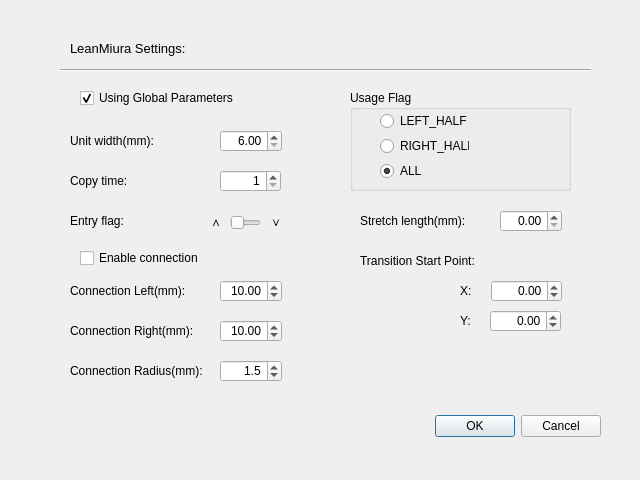
<?xml version="1.0" encoding="UTF-8"?>
<ui version="4.0">
 <class>Dialog</class>
 <widget class="QDialog" name="Dialog">
  <property name="geometry">
   <rect>
    <x>0</x>
    <y>0</y>
    <width>640</width>
    <height>480</height>
   </rect>
  </property>
  <property name="minimumSize">
   <size>
    <width>640</width>
    <height>480</height>
   </size>
  </property>
  <property name="maximumSize">
   <size>
    <width>640</width>
    <height>480</height>
   </size>
  </property>
  <property name="windowTitle">
   <string>New Module</string>
  </property>
  <widget class="QDialogButtonBox" name="buttonBox">
   <property name="geometry">
    <rect>
     <x>260</x>
     <y>410</y>
     <width>341</width>
     <height>32</height>
    </rect>
   </property>
   <property name="orientation">
    <enum>Qt::Horizontal</enum>
   </property>
   <property name="standardButtons">
    <set>QDialogButtonBox::Cancel|QDialogButtonBox::Ok</set>
   </property>
  </widget>
  <widget class="QCheckBox" name="checkBox_using_global_params">
   <property name="geometry">
    <rect>
     <x>80</x>
     <y>90</y>
     <width>241</width>
     <height>16</height>
    </rect>
   </property>
   <property name="text">
    <string>Using Global Parameters</string>
   </property>
   <property name="checked">
    <bool>true</bool>
   </property>
  </widget>
  <widget class="QLabel" name="label">
   <property name="geometry">
    <rect>
     <x>70</x>
     <y>40</y>
     <width>251</width>
     <height>16</height>
    </rect>
   </property>
   <property name="font">
    <font>
     <pointsize>10</pointsize>
    </font>
   </property>
   <property name="text">
    <string>LeanMiura Settings:</string>
   </property>
  </widget>
  <widget class="QLabel" name="label_2">
   <property name="geometry">
    <rect>
     <x>70</x>
     <y>130</y>
     <width>101</width>
     <height>21</height>
    </rect>
   </property>
   <property name="text">
    <string>Unit width(mm):</string>
   </property>
  </widget>
  <widget class="Line" name="line">
   <property name="geometry">
    <rect>
     <x>60</x>
     <y>60</y>
     <width>531</width>
     <height>21</height>
    </rect>
   </property>
   <property name="orientation">
    <enum>Qt::Horizontal</enum>
   </property>
  </widget>
  <widget class="QDoubleSpinBox" name="doubleSpinBox_unit_width">
   <property name="geometry">
    <rect>
     <x>220</x>
     <y>130</y>
     <width>62</width>
     <height>22</height>
    </rect>
   </property>
   <property name="alignment">
    <set>Qt::AlignRight|Qt::AlignTrailing|Qt::AlignVCenter</set>
   </property>
   <property name="minimum">
    <double>6.000000000000000</double>
   </property>
   <property name="maximum">
    <double>100.000000000000000</double>
   </property>
  </widget>
  <widget class="QLabel" name="label_3">
   <property name="geometry">
    <rect>
     <x>70</x>
     <y>210</y>
     <width>101</width>
     <height>21</height>
    </rect>
   </property>
   <property name="text">
    <string>Entry flag:</string>
   </property>
  </widget>
  <widget class="QSlider" name="horizontalSlider_entry_flag">
   <property name="geometry">
    <rect>
     <x>230</x>
     <y>212</y>
     <width>31</width>
     <height>22</height>
    </rect>
   </property>
   <property name="maximum">
    <number>1</number>
   </property>
   <property name="pageStep">
    <number>1</number>
   </property>
   <property name="orientation">
    <enum>Qt::Horizontal</enum>
   </property>
  </widget>
  <widget class="QLabel" name="label_4">
   <property name="geometry">
    <rect>
     <x>210</x>
     <y>212</y>
     <width>16</width>
     <height>20</height>
    </rect>
   </property>
   <property name="text">
    <string>∧</string>
   </property>
  </widget>
  <widget class="QLabel" name="label_5">
   <property name="geometry">
    <rect>
     <x>270</x>
     <y>212</y>
     <width>16</width>
     <height>20</height>
    </rect>
   </property>
   <property name="text">
    <string>∨</string>
   </property>
  </widget>
  <widget class="QLabel" name="label_6">
   <property name="geometry">
    <rect>
     <x>70</x>
     <y>170</y>
     <width>101</width>
     <height>21</height>
    </rect>
   </property>
   <property name="text">
    <string>Copy time:</string>
   </property>
  </widget>
  <widget class="QSpinBox" name="spinBox_copy_time">
   <property name="geometry">
    <rect>
     <x>220</x>
     <y>170</y>
     <width>61</width>
     <height>22</height>
    </rect>
   </property>
   <property name="alignment">
    <set>Qt::AlignRight|Qt::AlignTrailing|Qt::AlignVCenter</set>
   </property>
   <property name="minimum">
    <number>1</number>
   </property>
   <property name="maximum">
    <number>30</number>
   </property>
  </widget>
  <widget class="QCheckBox" name="checkBox_enable_connection">
   <property name="geometry">
    <rect>
     <x>80</x>
     <y>250</y>
     <width>141</width>
     <height>16</height>
    </rect>
   </property>
   <property name="text">
    <string>Enable connection</string>
   </property>
   <property name="checked">
    <bool>false</bool>
   </property>
  </widget>
  <widget class="QLabel" name="label_7">
   <property name="geometry">
    <rect>
     <x>70</x>
     <y>280</y>
     <width>141</width>
     <height>21</height>
    </rect>
   </property>
   <property name="text">
    <string>Connection Left(mm):</string>
   </property>
  </widget>
  <widget class="QDoubleSpinBox" name="doubleSpinBox_con_left">
   <property name="geometry">
    <rect>
     <x>220</x>
     <y>280</y>
     <width>62</width>
     <height>22</height>
    </rect>
   </property>
   <property name="alignment">
    <set>Qt::AlignRight|Qt::AlignTrailing|Qt::AlignVCenter</set>
   </property>
   <property name="minimum">
    <double>5.000000000000000</double>
   </property>
   <property name="maximum">
    <double>100.000000000000000</double>
   </property>
   <property name="value">
    <double>10.000000000000000</double>
   </property>
  </widget>
  <widget class="QLabel" name="label_8">
   <property name="geometry">
    <rect>
     <x>70</x>
     <y>320</y>
     <width>141</width>
     <height>21</height>
    </rect>
   </property>
   <property name="text">
    <string>Connection Right(mm):</string>
   </property>
  </widget>
  <widget class="QDoubleSpinBox" name="doubleSpinBox_con_right">
   <property name="geometry">
    <rect>
     <x>220</x>
     <y>320</y>
     <width>62</width>
     <height>22</height>
    </rect>
   </property>
   <property name="alignment">
    <set>Qt::AlignRight|Qt::AlignTrailing|Qt::AlignVCenter</set>
   </property>
   <property name="minimum">
    <double>5.000000000000000</double>
   </property>
   <property name="maximum">
    <double>100.000000000000000</double>
   </property>
   <property name="value">
    <double>10.000000000000000</double>
   </property>
  </widget>
  <widget class="QLabel" name="label_9">
   <property name="geometry">
    <rect>
     <x>70</x>
     <y>360</y>
     <width>141</width>
     <height>21</height>
    </rect>
   </property>
   <property name="text">
    <string>Connection Radius(mm):</string>
   </property>
  </widget>
  <widget class="QDoubleSpinBox" name="doubleSpinBox_con_radius">
   <property name="geometry">
    <rect>
     <x>220</x>
     <y>360</y>
     <width>62</width>
     <height>22</height>
    </rect>
   </property>
   <property name="alignment">
    <set>Qt::AlignRight|Qt::AlignTrailing|Qt::AlignVCenter</set>
   </property>
   <property name="decimals">
    <number>1</number>
   </property>
   <property name="minimum">
    <double>1.000000000000000</double>
   </property>
   <property name="maximum">
    <double>5.000000000000000</double>
   </property>
   <property name="singleStep">
    <double>0.100000000000000</double>
   </property>
   <property name="value">
    <double>1.500000000000000</double>
   </property>
  </widget>
  <widget class="QGroupBox" name="groupBox">
   <property name="geometry">
    <rect>
     <x>350</x>
     <y>90</y>
     <width>221</width>
     <height>101</height>
    </rect>
   </property>
   <property name="title">
    <string>Usage Flag</string>
   </property>
   <widget class="QRadioButton" name="radioButton_left_half">
    <property name="geometry">
     <rect>
      <x>30</x>
      <y>23</y>
      <width>89</width>
      <height>16</height>
     </rect>
    </property>
    <property name="text">
     <string>LEFT_HALF</string>
    </property>
   </widget>
   <widget class="QRadioButton" name="radioButton_right_half">
    <property name="geometry">
     <rect>
      <x>30</x>
      <y>48</y>
      <width>89</width>
      <height>16</height>
     </rect>
    </property>
    <property name="text">
     <string>RIGHT_HALF</string>
    </property>
   </widget>
   <widget class="QRadioButton" name="radioButton_all">
    <property name="geometry">
     <rect>
      <x>30</x>
      <y>73</y>
      <width>89</width>
      <height>16</height>
     </rect>
    </property>
    <property name="text">
     <string>ALL</string>
    </property>
    <property name="checked">
     <bool>true</bool>
    </property>
   </widget>
  </widget>
  <widget class="QLabel" name="label_10">
   <property name="geometry">
    <rect>
     <x>360</x>
     <y>210</y>
     <width>121</width>
     <height>21</height>
    </rect>
   </property>
   <property name="text">
    <string>Stretch length(mm):</string>
   </property>
  </widget>
  <widget class="QDoubleSpinBox" name="doubleSpinBox_stretch_length">
   <property name="geometry">
    <rect>
     <x>500</x>
     <y>210</y>
     <width>62</width>
     <height>22</height>
    </rect>
   </property>
   <property name="alignment">
    <set>Qt::AlignRight|Qt::AlignTrailing|Qt::AlignVCenter</set>
   </property>
   <property name="minimum">
    <double>0.000000000000000</double>
   </property>
   <property name="maximum">
    <double>500.000000000000000</double>
   </property>
   <property name="value">
    <double>0.000000000000000</double>
   </property>
  </widget>
  <widget class="QLabel" name="label_11">
   <property name="geometry">
    <rect>
     <x>360</x>
     <y>250</y>
     <width>171</width>
     <height>21</height>
    </rect>
   </property>
   <property name="text">
    <string>Transition Start Point:</string>
   </property>
  </widget>
  <widget class="QLabel" name="label_12">
   <property name="geometry">
    <rect>
     <x>460</x>
     <y>280</y>
     <width>31</width>
     <height>21</height>
    </rect>
   </property>
   <property name="text">
    <string>X:</string>
   </property>
  </widget>
  <widget class="QDoubleSpinBox" name="doubleSpinBox_tspx">
   <property name="geometry">
    <rect>
     <x>491</x>
     <y>280</y>
     <width>71</width>
     <height>22</height>
    </rect>
   </property>
   <property name="alignment">
    <set>Qt::AlignRight|Qt::AlignTrailing|Qt::AlignVCenter</set>
   </property>
   <property name="minimum">
    <double>-5000.000000000000000</double>
   </property>
   <property name="maximum">
    <double>5000.000000000000000</double>
   </property>
   <property name="value">
    <double>0.000000000000000</double>
   </property>
  </widget>
  <widget class="QLabel" name="label_13">
   <property name="geometry">
    <rect>
     <x>460</x>
     <y>310</y>
     <width>31</width>
     <height>21</height>
    </rect>
   </property>
   <property name="text">
    <string>Y:</string>
   </property>
  </widget>
  <widget class="QDoubleSpinBox" name="doubleSpinBox_tspy">
   <property name="geometry">
    <rect>
     <x>490</x>
     <y>310</y>
     <width>71</width>
     <height>22</height>
    </rect>
   </property>
   <property name="alignment">
    <set>Qt::AlignRight|Qt::AlignTrailing|Qt::AlignVCenter</set>
   </property>
   <property name="minimum">
    <double>-5000.000000000000000</double>
   </property>
   <property name="maximum">
    <double>5000.000000000000000</double>
   </property>
   <property name="value">
    <double>0.000000000000000</double>
   </property>
  </widget>
 </widget>
 <resources/>
 <connections>
  <connection>
   <sender>buttonBox</sender>
   <signal>accepted()</signal>
   <receiver>Dialog</receiver>
   <slot>accept()</slot>
   <hints>
    <hint type="sourcelabel">
     <x>248</x>
     <y>254</y>
    </hint>
    <hint type="destinationlabel">
     <x>157</x>
     <y>274</y>
    </hint>
   </hints>
  </connection>
  <connection>
   <sender>buttonBox</sender>
   <signal>rejected()</signal>
   <receiver>Dialog</receiver>
   <slot>reject()</slot>
   <hints>
    <hint type="sourcelabel">
     <x>316</x>
     <y>260</y>
    </hint>
    <hint type="destinationlabel">
     <x>286</x>
     <y>274</y>
    </hint>
   </hints>
  </connection>
 </connections>
</ui>
